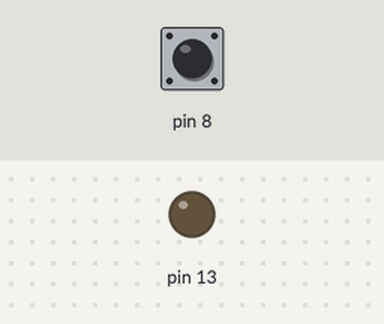
A sketch run on a simulated Arduino Uno, built with avr-gcc and run on an emulated ATmega328P. Parts: output pins drawn as LEDs (lit = HIGH). Inputs (shaded band) come from the test bench; at power-on: pin 8 HIGH.

Above: at 5.0 s.
5.1 s: pin 8 pulled LOW for 0.15 s
At 6.3 s:
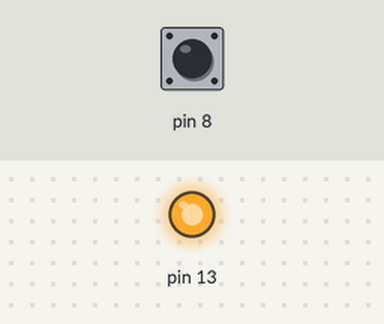
6.7 s: pin 8 pulled LOW for 1 s
At 7.6 s:
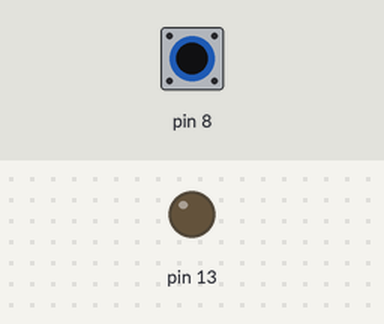
9.2 s: pin 8 pulled LOW for 3.2 s
At 9.5 s:
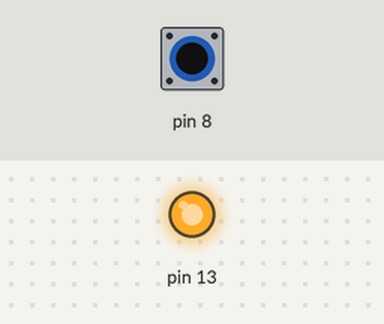
Timing chart, 0 to 12.2 s (numbered marks = the images above; inputs shaded):
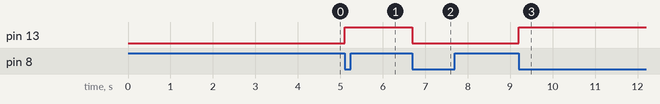

The sketch:

Bare_metal_interupt_2.ino
```cpp
// Lab 2
// Exercise 1 - interrupt (bare-metal)
// Button on D2 (INT0) toggles LED on D13 when pressed (falling edge)

#include <avr/io.h>
#include <avr/interrupt.h>

volatile uint8_t ledState = 0;

int main(void)
{
  //LED setup
  //set pin 13 (PB5) as output (LED)
  //start LED off
  DDRB |= (1 << DDB5);
  PORTB &= ~(1 << PORTB5);

  //Button setup
  //set pin 8 as input
  //Enable internal pull-up resistor (HIGH bt default)
  DDRB &= ~(1 << DDB0);
  PORTB |= (1 << PORTB0);

  //Pin change interrupt setup
  //Enable  pin change interrupt group 0 (PORTB)
  //Enable interupt on PB (pin 8)

  //PCIE = Interrupt Enable

  //PCIE0 = PORTB
  //PCIE1 = PORTC
  //PCIE2 = PORTD
  PCICR |= (1 << PCIE0);
  PCMSK0 |= (1 << PCINT0);

  //Clear any pending interrupt flag
  PCIFR |= (1 << PCIF0);

  //Enable global interrupts
  sei();


  while(1)
  {

  }
}

//ISR for pin change interrupt on PORTB (PB0-PB7)
ISR(PCINT0_vect)
{
  // Check if pin 8 (PB0) has gone LOW
  // If button pressed (LOW)
  if (!(PINB & (1 << PINB0)))
  {
    // Toggle LED state
    ledState = !ledState;

    //ledState = 1?
    // LED ON
    if (ledState)
      PORTB |= (1 << PORTB5);

    //ledState = 0
    // LED OFF
    else
      PORTB &= ~(1 << PORTB5);
  }
}
```

Measured:
- after the input at 5.1 s, pin 13: LOW → HIGH at once
- after the input at 6.7 s, pin 13: HIGH → LOW at once
- after the input at 9.2 s, pin 13: LOW → HIGH at once
